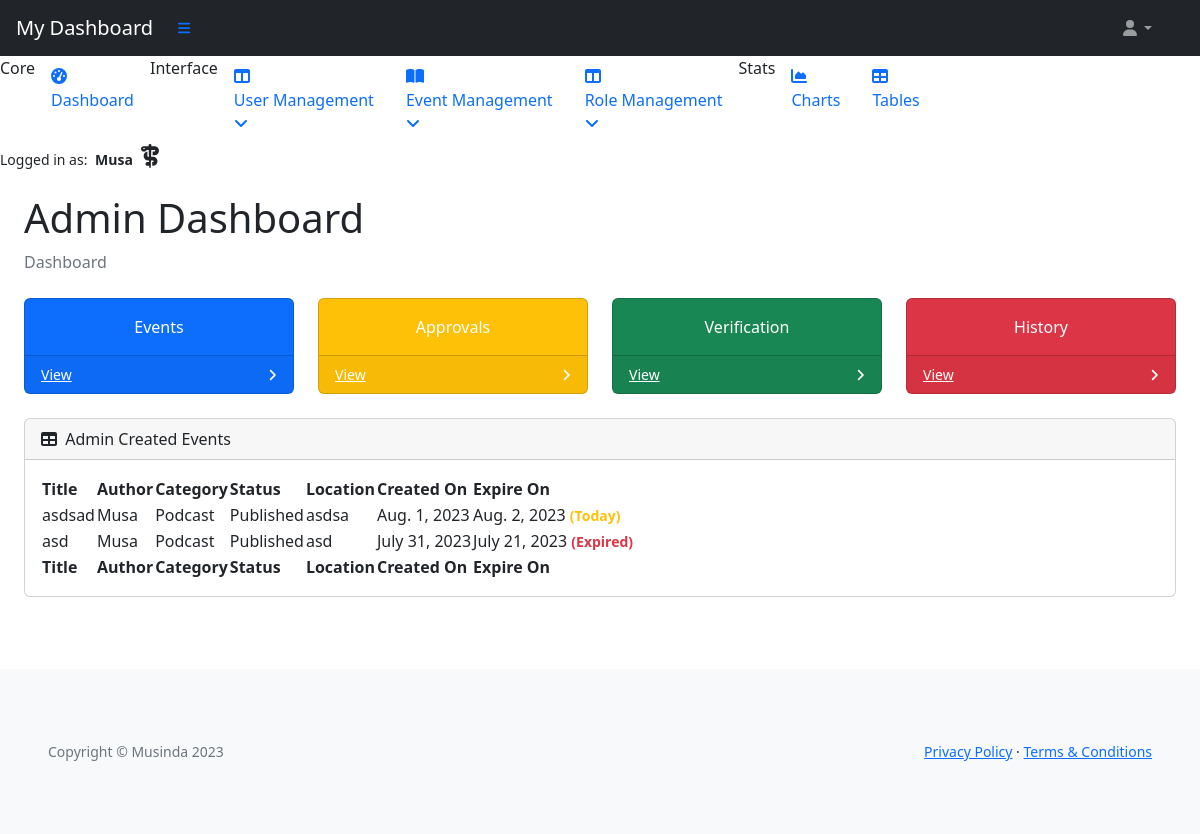
The app's page /office/ (signed in), older data.
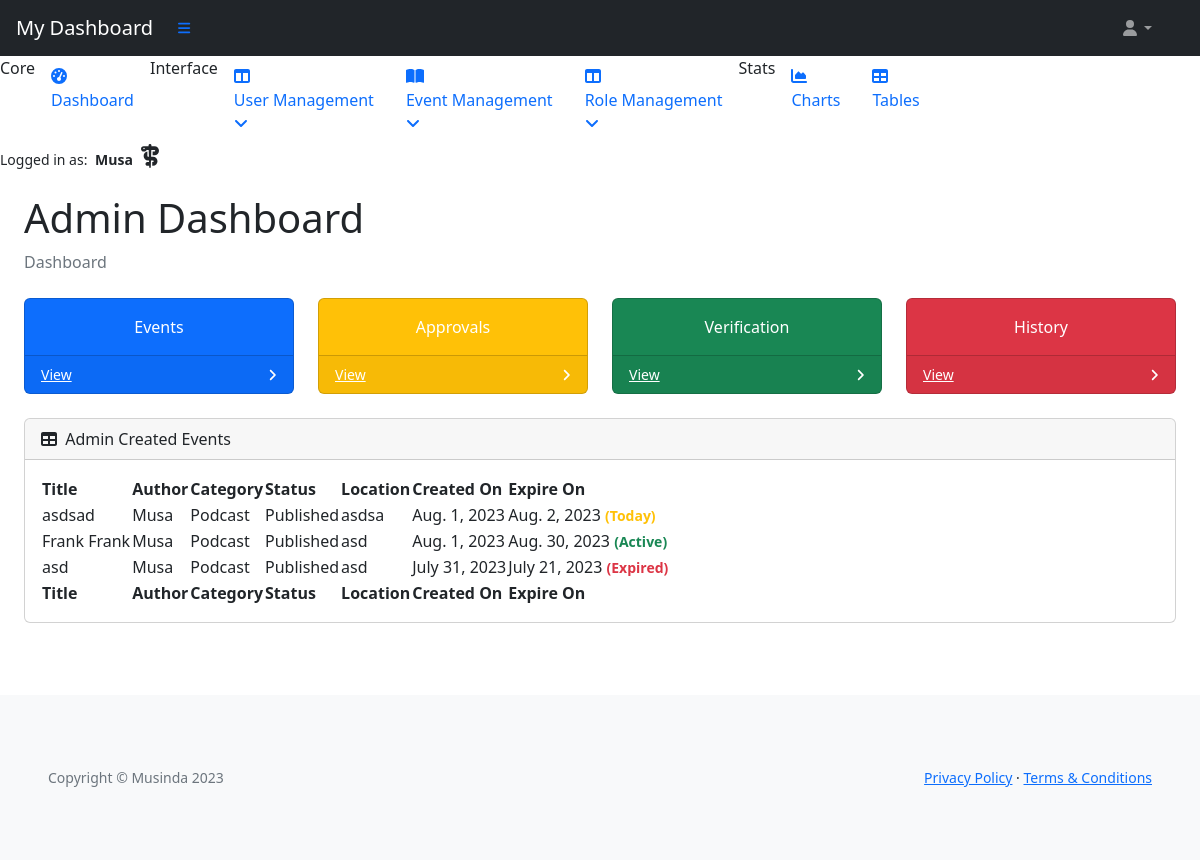
The same page, newer data.
### vote_management/models.py (models this page shows, shortened)
class VoteCard(models.Model):
    title = models.CharField(max_length=80, unique=True)
    slug = models.SlugField(max_length=200, unique=True)
    author = models.ForeignKey(
        'musa.UserProfile', on_delete=models.CASCADE, related_name="card_author")
    category = models.ForeignKey(
        Category, on_delete=models.CASCADE, related_name="categories")
    mission = models.CharField(max_length=80)
    location = models.CharField(max_length=80)
    description = models.TextField(max_length=264)
    expire = models.DateField()
    event_image = CloudinaryField('image', default='placeholder')
    vote_record = models.ManyToManyField('musa.UserProfile', through='VoteRecord',
                                         related_name='user_votes', blank=True)
    candidates = models.ManyToManyField('ElectedPerson', related_name='vote_cards',
                                        blank=True)
    status = models.IntegerField(choices=STATUS, default=0)
    excerpt = models.TextField(blank=True)
    type = models.IntegerField(choices=CARD_TYPE, default=0)
    created_on = models.DateField(auto_now_add=True)
    class Meta:
        ordering = ['-created_on']

class Category(models.Model):
    category_name = models.CharField(max_length=50, unique=True)
    class Meta:
        ordering = ['category_name']
        verbose_name_plural = "Categories"

### musa/models.py (models this page shows)
class UserProfile(AbstractUser):
    verified = models.BooleanField(default=False)
    role = models.IntegerField(choices=ROLES, default=0)
    user_card = models.ManyToManyField(
        'vote_management.VoteCard', through='vote_management.VoteRecord', related_name='user_cards')
    class Meta:
        ordering = ['username']
    def __str__(self):
        return self.username

### admin_profile/views.py (the view)
# urls.py: path('office/', AdminDashboard.as_view(),
class AdminDashboard(AdminRequiredMixin, generic.DetailView):
    model = UserProfile
    template_name = 'backend/admin-dashboard/index.html'
    context_object_name = 'admin_dashboard'
    def get_object(self, queryset=None):
        return get_object_or_404(UserProfile, pk=self.request.user.pk)

### admin_profile/views.py (called while the page is built)
    def test_func(self):
        user_profile = self.request.user
        return user_profile and user_profile.role == 2

### templates/backend/admin-dashboard/index.html (shortened to what the changed rows need)
{% extends "backend/admin-dashboard/base.html" %}
{% block content %}
<div id="layoutSidenav_content">
    <main>
        <div class="container-fluid p-4 pt-0">
            <h1 class="mt-4">Admin Dashboard</h1>
            <div class="card mb-4">
                <div class="card-body">
                    <table id="datatablesSimple">
                        <thead>
                            <tr>
                                <th>Title</th>
                                <th>Author</th>
                                <th>Category</th>
                                <th>Status</th>
                                <th>Location</th>
                                <th>Created On</th>
                                <th>Expire On</th>
                            </tr>
                        </thead>
                        <tfoot>
                            <tr>
                                <th>Title</th>
                                <th>Author</th>
                                <th>Category</th>
                                <th>Status</th>
                                <th>Location</th>
                                <th>Created On</th>
                                <th>Expire On</th>
                            </tr>
                        </tfoot>
                        <tbody>
                            {% for event in admin_dashboard.card_author.all %}
                            <tr>
                                <td>{{ event.title }}</td>
                                <td>{{ event.author }}</td>
                                <td>{{ event.category.category_name }}</td>
                                <td>{{ event.get_status_display }}</td>
                                <td>{{ event.location }}</td>
                                <td>{{ event.created_on }}</td>
                                {% if event.expire|date:"Y-m-d" == current_date %}
                                <td>{{ event.expire }}
                                    <small class="text-warning fw-semibold">(Today)</small>
                                </td>
                                {% elif event.expire|date:"Y-m-d" < current_date %}
                                <td>{{ event.expire }}
                                    <small class="text-danger fw-semibold">(Expired)</small>
                                </td>
                                {% else %}
                                <td>{{ event.expire }}
                                    <small class="text-success fw-semibold">(Active)</small>
                                </td>
                                {% endif %}
                            </tr>
                            {% endfor %}
                        </tbody>
                    </table>
                </div>
            </div>
        </div>
    </main>
</div>
{% endblock content %}

Row changes from the older to the newer data that the page shows:
added VoteCard: title "Frank Frank", author "Musa", category.category_name "Podcast", status "Published", location "asd", created_on "Aug. 1, 2023", expire "Aug. 30, 2023"
